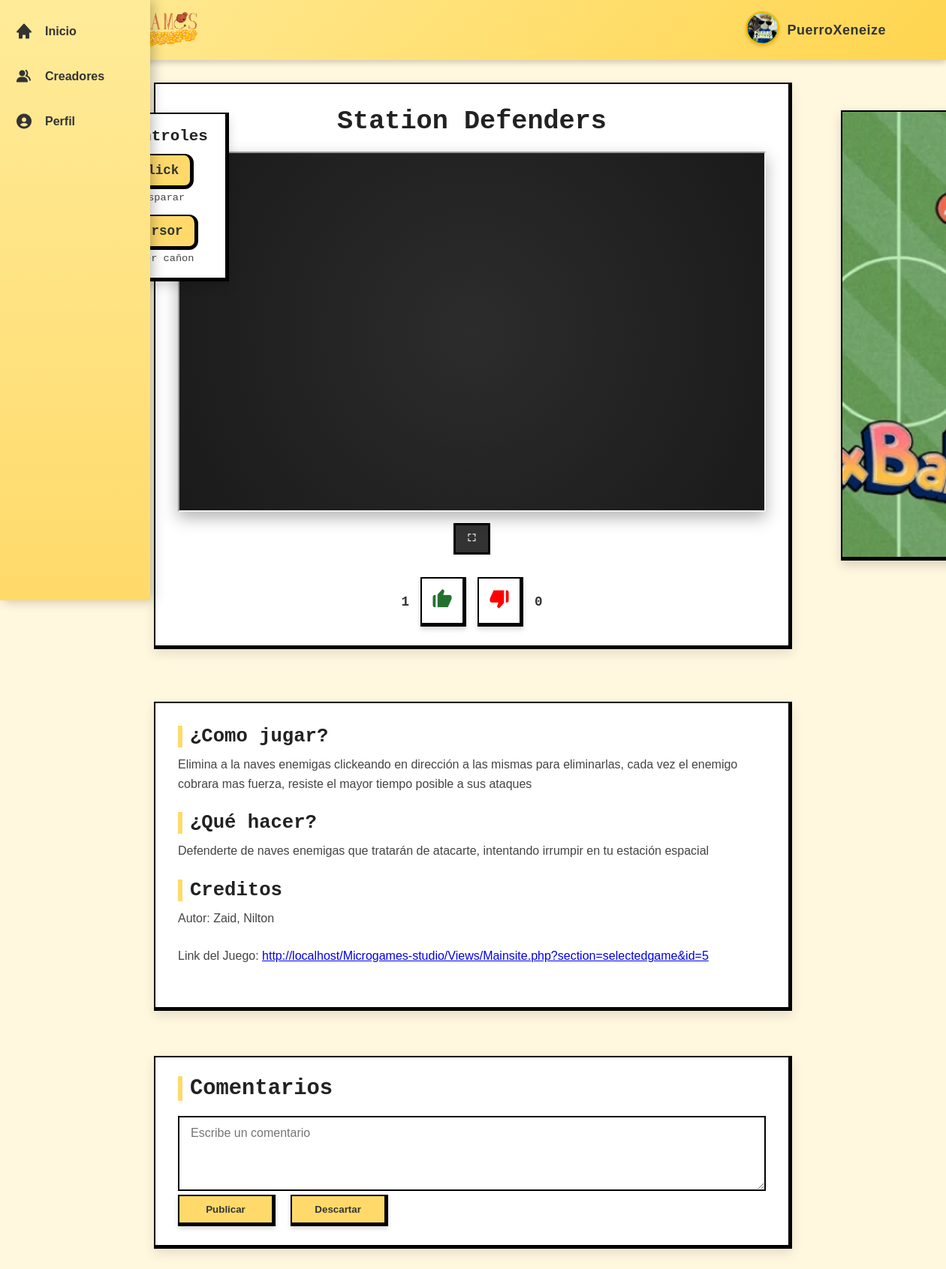
/Views/Mainsite.php?section=selectedgame&id=5 (signed in), run on the app's committed database.
### tables this page shows
CREATE TABLE `juegos` (
  `IDjuego` int(11) NOT NULL,
  `Nombre` varchar(40) NOT NULL,
  `ComoJugar` text DEFAULT NULL,
  `QueHacer` text DEFAULT NULL,
  `direccion` varchar(255) DEFAULT NULL,
  `siLike` int(11) DEFAULT 0,
  `noLike` int(11) DEFAULT 0,
  `Controles` text NOT NULL,
  `Creador` varchar(255) DEFAULT NULL,
  `Pagina` text DEFAULT NULL,
  `imagen` text DEFAULT NULL
);

### Views/selectedgame.php (the view, shortened to what this page needs)
<?php
  require_once '../Includes/Config.php';
if (isset($_GET['id'])) {
    $idJuego = $_GET['id'];
    $query = "SELECT * FROM juegos WHERE IDjuego = ?";
    $stmt = $conexion->prepare($query);
    $stmt->bind_param("i", $idJuego);
    $stmt->execute();
    $resultado = $stmt->get_result();
    if ($row = $resultado->fetch_assoc()) {
        $nombre = $row['Nombre'];
        $comoJugar = $row['ComoJugar'];
        $queHacer = $row['QueHacer'];
        $direccion = $row['direccion'];
        $like = $row['siLike'];
        $dislike = $row['noLike'];
        $controles = $row['Controles'];
        $creador = $row['Creador'];
        $linkPagina = $row['Pagina'];
        $id = $_SESSION['id'] ?? null;
    } else {
        $nombre = "Juego no encontrado";
        $comoJugar = $queHacer = "No hay información disponible.";
    }
}
?>
<div class="contenedorJuego">
  <h1><?= htmlspecialchars($nombre) ?></h1>
  <div class="screen">
    <iframe src="<?= $direccion ?>" height="480px" width= "100%"></iframe></div>
    <button id="expandirPantalla" class="btnExpandir">
    <i class='bx bx-fullscreen'></i>
    </button>
    <?php if ($id): ?>
    <div class="acciones">
    <span class="count" id="likes"><?= $like ?></span>
    <button class="like" onclick="aumentar(<?= $idJuego ?>, <?= $id ?>)"><i class='bx bxs-like'></i></button>
    <button class="dislike" onclick="disminuir(<?= $idJuego ?>, <?= $id ?>)"><i class='bx bxs-dislike'></i></button>
    <span class="count" id="dislike"><?= $dislike ?></span>
  <?php endif; ?>
    </div>
    <div class="publicidad">
      <img id="anuncio" src="" alt="Publicidad lateral">
    </div>
</div>
<div class="guiaControles">
  <h2>Controles</h2>
  <?php
    if (!empty($controles)) {
        $lineas = preg_split('/\r\n|\r|\n/', $controles);
        echo "<div class='listaControles'>";
        foreach ($lineas as $linea) {
            $linea = trim($linea);
            if ($linea !== "") {
                if (strpos($linea, "=") !== false) {
                    list($tecla, $accion) = array_map('trim', explode("=", $linea));
                } else {
                    $tecla = $linea;
                    $accion = "";
                }
                echo "
                <div class='controlItem'>
                    <div class='teclaVisual'>" . htmlspecialchars($tecla) . "</div>
                    <div class='accionVisual'>" . htmlspecialchars($accion) . "</div>
                </div>";
            }
        }
        echo "</div>";
    } else {
        echo "<p>No hay controles definidos.</p>";
    }
  ?>
</div>
<div class="contenedorTutorial">
  <h1>¿Como jugar?</h1>
  <p><?= nl2br(htmlspecialchars($comoJugar)) ?></p>
  <h1>¿Qué hacer?</h1>
  <p><?= nl2br(htmlspecialchars($queHacer)) ?></p>
  <h1>Creditos</h1>
  <p> Autor: <?= nl2br(htmlspecialchars($creador)) ?></p>
  <p>Link del Juego: <a href="<?= nl2br(htmlspecialchars($linkPagina)) ?>"><?= nl2br(htmlspecialchars($linkPagina))?></a></p>
</div>
<div class="apartadoComentarios">
  <h1 class="titulocomentarios">Comentarios</h1>
  <textarea class="comentar" id="texto" placeholder="Escribe un comentario"></textarea><br>
  <button class="publicar" id="publicacion">Publicar</button>
  <button class="publicar" id="descartacion">Descartar</button>
</div>

### CSS/header.css (style rules this page uses)
* { margin: 0; padding: 0; box-sizing: border-box; }

### CSS/selectedgame.css (style rules this page uses)
.contenedorJuego { background: #ffffff; border-width: 7px; padding: 25px 30px; margin: 0 auto 70px auto; max-width: 850px; box-shadow: 0 6px 14px rgba(0,0,0,0.1); text-align: center; position: relative; margin-top: 30px; border-top: 2px solid #000; border-left: 2px solid #000; border-bottom: 5px solid #000; border-right: 5px solid #000; }
.contenedorJuego h1 { font-size: 2.2rem; color: #222; margin-top: 5px; margin-bottom: 20px; }
.screen { height: 480px; width: 100%; max-width: 850px; margin: 0 auto; background: radial-gradient(circle at center, #2c2c2c 0%, #1a1a1a 100%); position: relative; box-shadow: 0 8px 20px rgba(0,0,0,0.3); display: inline-block; }
.publicidad { position: absolute; top: 35px; right: -230px; height: 600px; width: 160px; overflow: hidden; box-shadow: 0 6px 14px rgba(0,0,0,0.15); background: #fff; display: flex; align-items: center; justify-content: center; border-top: 2px solid #000; border-left: 2px solid #000; border-bottom: 5px solid #000; border-right: 5px solid #000; background: #ffda6a; }
.publicidad img { width: 100%; height: 100%; object-fit: cover; }
.acciones { display: flex; justify-content: center; align-items: center; gap: 15px; margin-top: 20px; }
.acciones .count { font-size: 1.1rem; color: #333; font-weight: bold; }
.acciones button { background: #ffffff; border: none; font-size: 30px; cursor: pointer; padding: 12px; border-top: 2px solid #000; border-left: 2px solid #000; border-bottom: 5px solid #000; border-right: 5px solid #000; box-shadow: 0 4px 6px rgba(0,0,0,0.15); transition: transform 0.25s, background 0.25s; }
.like { color: #22722d; }
.dislike { color: #ff0000; }
.contenedorTutorial { background: #ffffff; padding: 30px; margin: 0 auto 60px auto; max-width: 850px; box-shadow: 0 6px 14px rgba(0,0,0,0.1); border-top: 2px solid #000; border-left: 2px solid #000; border-bottom: 5px solid #000; border-right: 5px solid #000; }
.contenedorTutorial h1 { font-size: 1.6rem; color: #222; margin-bottom: 10px; border-left: 6px solid #ffda6a; padding-left: 10px; }
.contenedorTutorial p { font-size: 1rem; line-height: 1.6; color: #444; margin-bottom: 25px; font-family: "Acme", sans-serif; }
.apartadoComentarios { border-top: 2px solid #000; border-left: 2px solid #000; border-bottom: 5px solid #000; border-right: 5px solid #000; background: #ffffff; padding: 25px 30px; margin: 0 auto 50px auto; max-width: 850px; box-shadow: 0 6px 14px rgba(0,0,0,0.1); }
.titulocomentarios { font-size: 1.8rem; color: #222; margin-bottom: 20px; border-left: 6px solid #ffda6a; padding-left: 10px; }
.comentar { width: 100%; height: 100px; font-size: 16px; padding: 10px 15px; resize: vertical; border: 2px solid #000000; font-family: inherit; line-height: 1.4; transition: all 0.2s ease; font-family: "Acme", sans-serif; border-color: 4px solid #000; background: #ffffff; }
.publicar { width: 130px; height: 42px; border: none; border-top: 2px solid #000; border-left: 2px solid #000; border-bottom: 5px solid #000; border-right: 5px solid #000; background: #ffda6a; color: #333; font-weight: bold; cursor: pointer; transition: all 0.25s ease; margin-right: 10px; box-shadow: 0 3px 6px rgba(0,0,0,0.15); }
.btnExpandir { margin: 10px 0; padding: 10px 15px; background: #333; color: #fff; border: 3px solid #000; cursor: pointer; font-family: PixelFont; image-rendering: pixelated; }
.guiaControles { position: absolute; top: 150px; width: 180px; padding: 18px; box-shadow: 0 6px 14px rgba(0,0,0,0.15); text-align: center; margin-left: 50px; left: 75px; border-top: 2px solid #000; border-left: 2px solid #000; border-bottom: 5px solid #000; border-right: 5px solid #000; background: #ffffff; }
.guiaControles h2 { font-size: 1.3rem; margin-bottom: 12px; border-left: 6px solid #ffda6a; padding-left: 8px; color: #222; }
.listaControles { display: flex; flex-direction: column; gap: 15px; }
.controlItem { display: flex; flex-direction: column; align-items: center; }
.teclaVisual { padding: 10px 15px; border-radius: 12px; font-weight: bold; font-size: 1.1rem; min-width: 60px; text-align: center; border-top: 2px solid #000; border-left: 2px solid #000; border-bottom: 5px solid #000; border-right: 5px solid #000; background: #ffda6a; }
.accionVisual { font-size: 0.85rem; color: #444; margin-top: 4px; }

### data on the page
juegos: Nombre "Station Defenders", siLike "1", noLike "0", ComoJugar "Elimina a la naves enemigas clickeando en dirección a las mismas para eliminarlas, cada vez el enemigo cobrara mas fuerza, resiste el mayor tiempo posible a sus ataques", QueHacer "Defenderte de naves enemigas que tratarán de atacarte, intentando irrumpir en tu estación espacial", Creador "Zaid, Nilton", Pagina "http://localhost/Microgames-studio/Views/Mainsite.php?section=selectedgame&id=5"

### other printed values
$_SESSION["usuario"] "PuerroXeneize"
$tecla "Click"
$accion "Disparar"
$tecla "Cursor"
$accion "Mover cañon"
